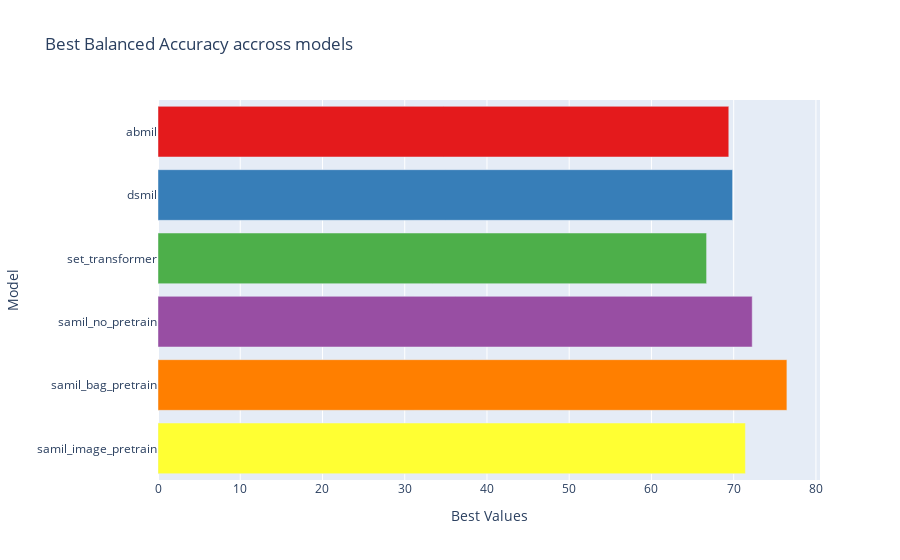
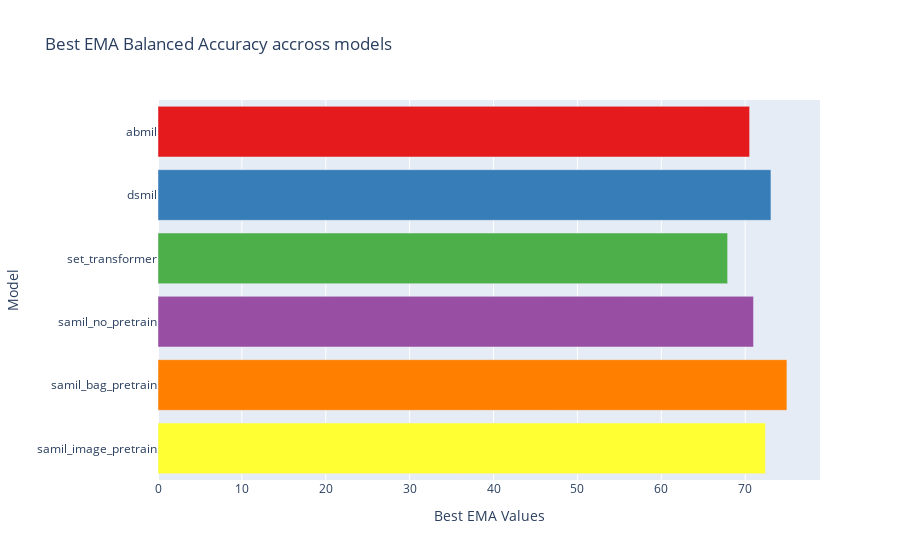

Notebook code cell kept with these figures, in order:
### Markdown cell above
| Model                | Best Val EMA Bacc | Best Val Raw Bacc | Best Test EMA Bacc | Best Test Raw Bacc | Best Train EMA Bacc | Best Train Raw Bacc | Algorithm | Hyperparameters                                 |
|----------------------|-------------------|-------------------|--------------------|--------------------|---------------------|---------------------|-----------|-------------------------------------------------|
| abmil                | 70.53             | 69.41             | 57.39              | 60.94              | 99.31               | 98.55               | Echo_MIL  | Epoch: 2000, SGD, LR: 0.0008, WD: 0.0001        |
| dsmil                | 73.07             | 69.86             | 56.55              | 56.79              | 93.37               | 95.39               | Echo_MIL  | Epoch: 2000, SGD, LR: 0.001, WD: 0.0001         |
| set_transformer      | 67.91             | 66.71             | 59.41              | 54.71              | 100.00              | 100.00              | Echo_MIL  | Epoch: 2000, SGD, LR: 0.0008, WD: 0.0001        |
| samil_no_pretrain    | 70.99             | 72.25             | 63.75              | 59.06              | 100.00              | 96.26               | Echo_MIL  | Epoch: 2000, SGD, LR: 0.0008, WD: 0.001, T: 0.1, λ: 20.0 |
| samil_bag_pretrain   | 74.97             | 76.47             | 67.08              | 67.42              | 100.00              | 99.45               | Echo_MIL  | Epoch: 2000, SGD, LR: 0.0008, WD: 0.001, T: 0.1, λ: 20.0 |
| samil_image_pretrain | 72.42             | 71.42             | 67.55              | 64.50              | 99.68               | 98.52               | Echo_MIL  | Epoch: 2000, SGD, LR: 0.0008, WD: 0.001, T: 0.1, λ: 20.0 |

### Code cell
import plotly.express as px

# Preparing data for plotting
models = list(models_data.keys())
best_val_raw_Bacc = [model['val_progression_view']['best_val_raw_Bacc'] for model in models_data.values()]
best_test_ema_Bacc_at_val = [model['val_progression_view']['best_val_ema_Bacc'] for model in models_data.values()]

# Creating a DataFrame for Plotly
import pandas as pd
df_val = pd.DataFrame({'Model': models, 'Best Values': best_val_raw_Bacc})
df_test = pd.DataFrame({'Model': models, 'Best EMA Values': best_test_ema_Bacc_at_val})

# Plotting best_val_raw_Bacc
fig_val = px.bar(df_val, x='Best Values', y='Model', orientation='h', color='Model',
                 color_discrete_sequence=px.colors.qualitative.Set1, title='Best Balanced Accuracy accross models')
fig_val.update_layout(showlegend=False)
fig_val.show()

# Plotting best_test_ema_Bacc_at_val
fig_test = px.bar(df_test, x='Best EMA Values', y='Model', orientation='h', color='Model',
                  color_discrete_sequence=px.colors.qualitative.Set1, title='Best EMA Balanced Accuracy accross models')
fig_test.update_layout(showlegend=False)
fig_test.show()

### Figure 1 — Plotly figure (JSON) as saved in the notebook; plotly's stock layout.template omitted (floating-point values rounded to 4 significant figures)
{"data": [{"alignmentgroup": "True", "hovertemplate": "Model=%{y}<br>Best Values=%{x}<extra></extra>", "legendgroup": "abmil", "marker": {"color": "rgb(228,26,28)", "pattern": {"shape": ""}}, "name": "abmil", "offsetgroup": "abmil", "orientation": "h", "showlegend": true, "textposition": "auto", "type": "bar", "x": [69.41], "xaxis": "x", "y": ["abmil"], "yaxis": "y"}, {"alignmentgroup": "True", "hovertemplate": "Model=%{y}<br>Best Values=%{x}<extra></extra>", "legendgroup": "dsmil", "marker": {"color": "rgb(55,126,184)", "pattern": {"shape": ""}}, "name": "dsmil", "offsetgroup": "dsmil", "orientation": "h", "showlegend": true, "textposition": "auto", "type": "bar", "x": [69.86], "xaxis": "x", "y": ["dsmil"], "yaxis": "y"}, {"alignmentgroup": "True", "hovertemplate": "Model=%{y}<br>Best Values=%{x}<extra></extra>", "legendgroup": "set_transformer", "marker": {"color": "rgb(77,175,74)", "pattern": {"shape": ""}}, "name": "set_transformer", "offsetgroup": "set_transformer", "orientation": "h", "showlegend": true, "textposition": "auto", "type": "bar", "x": [66.71], "xaxis": "x", "y": ["set_transformer"], "yaxis": "y"}, {"alignmentgroup": "True", "hovertemplate": "Model=%{y}<br>Best Values=%{x}<extra></extra>", "legendgroup": "samil_no_pretrain", "marker": {"color": "rgb(152,78,163)", "pattern": {"shape": ""}}, "name": "samil_no_pretrain", "offsetgroup": "samil_no_pretrain", "orientation": "h", "showlegend": true, "textposition": "auto", "type": "bar", "x": [72.25], "xaxis": "x", "y": ["samil_no_pretrain"], "yaxis": "y"}, {"alignmentgroup": "True", "hovertemplate": "Model=%{y}<br>Best Values=%{x}<extra></extra>", "legendgroup": "samil_bag_pretrain", "marker": {"color": "rgb(255,127,0)", "pattern": {"shape": ""}}, "name": "samil_bag_pretrain", "offsetgroup": "samil_bag_pretrain", "orientation": "h", "showlegend": true, "textposition": "auto", "type": "bar", "x": [76.47], "xaxis": "x", "y": ["samil_bag_pretrain"], "yaxis": "y"}, {"alignmentgroup": "True", "hovertemplate": "Model=%{y}<br>Best Values=%{x}<extra></extra>", "legendgroup": "samil_image_pretrain", "marker": {"color": "rgb(255,255,51)", "pattern": {"shape": ""}}, "name": "samil_image_pretrain", "offsetgroup": "samil_image_pretrain", "orientation": "h", "showlegend": true, "textposition": "auto", "type": "bar", "x": [71.42], "xaxis": "x", "y": ["samil_image_pretrain"], "yaxis": "y"}], "layout": {"barmode": "relative", "legend": {"title": {"text": "Model"}, "tracegroupgap": 0}, "showlegend": false, "title": {"text": "Best Balanced Accuracy accross models"}, "xaxis": {"anchor": "y", "domain": [0, 1], "title": {"text": "Best Values"}}, "yaxis": {"anchor": "x", "categoryarray": ["samil_image_pretrain", "samil_bag_pretrain", "samil_no_pretrain", "set_transformer", "dsmil", "abmil"], "categoryorder": "array", "domain": [0, 1], "title": {"text": "Model"}}}}

### Figure 2 — Plotly figure (JSON) as saved in the notebook; plotly's stock layout.template omitted (floating-point values rounded to 4 significant figures)
{"data": [{"alignmentgroup": "True", "hovertemplate": "Model=%{y}<br>Best EMA Values=%{x}<extra></extra>", "legendgroup": "abmil", "marker": {"color": "rgb(228,26,28)", "pattern": {"shape": ""}}, "name": "abmil", "offsetgroup": "abmil", "orientation": "h", "showlegend": true, "textposition": "auto", "type": "bar", "x": [70.53], "xaxis": "x", "y": ["abmil"], "yaxis": "y"}, {"alignmentgroup": "True", "hovertemplate": "Model=%{y}<br>Best EMA Values=%{x}<extra></extra>", "legendgroup": "dsmil", "marker": {"color": "rgb(55,126,184)", "pattern": {"shape": ""}}, "name": "dsmil", "offsetgroup": "dsmil", "orientation": "h", "showlegend": true, "textposition": "auto", "type": "bar", "x": [73.07], "xaxis": "x", "y": ["dsmil"], "yaxis": "y"}, {"alignmentgroup": "True", "hovertemplate": "Model=%{y}<br>Best EMA Values=%{x}<extra></extra>", "legendgroup": "set_transformer", "marker": {"color": "rgb(77,175,74)", "pattern": {"shape": ""}}, "name": "set_transformer", "offsetgroup": "set_transformer", "orientation": "h", "showlegend": true, "textposition": "auto", "type": "bar", "x": [67.91], "xaxis": "x", "y": ["set_transformer"], "yaxis": "y"}, {"alignmentgroup": "True", "hovertemplate": "Model=%{y}<br>Best EMA Values=%{x}<extra></extra>", "legendgroup": "samil_no_pretrain", "marker": {"color": "rgb(152,78,163)", "pattern": {"shape": ""}}, "name": "samil_no_pretrain", "offsetgroup": "samil_no_pretrain", "orientation": "h", "showlegend": true, "textposition": "auto", "type": "bar", "x": [70.99], "xaxis": "x", "y": ["samil_no_pretrain"], "yaxis": "y"}, {"alignmentgroup": "True", "hovertemplate": "Model=%{y}<br>Best EMA Values=%{x}<extra></extra>", "legendgroup": "samil_bag_pretrain", "marker": {"color": "rgb(255,127,0)", "pattern": {"shape": ""}}, "name": "samil_bag_pretrain", "offsetgroup": "samil_bag_pretrain", "orientation": "h", "showlegend": true, "textposition": "auto", "type": "bar", "x": [74.97], "xaxis": "x", "y": ["samil_bag_pretrain"], "yaxis": "y"}, {"alignmentgroup": "True", "hovertemplate": "Model=%{y}<br>Best EMA Values=%{x}<extra></extra>", "legendgroup": "samil_image_pretrain", "marker": {"color": "rgb(255,255,51)", "pattern": {"shape": ""}}, "name": "samil_image_pretrain", "offsetgroup": "samil_image_pretrain", "orientation": "h", "showlegend": true, "textposition": "auto", "type": "bar", "x": [72.42], "xaxis": "x", "y": ["samil_image_pretrain"], "yaxis": "y"}], "layout": {"barmode": "relative", "legend": {"title": {"text": "Model"}, "tracegroupgap": 0}, "showlegend": false, "title": {"text": "Best EMA Balanced Accuracy accross models"}, "xaxis": {"anchor": "y", "domain": [0, 1], "title": {"text": "Best EMA Values"}}, "yaxis": {"anchor": "x", "categoryarray": ["samil_image_pretrain", "samil_bag_pretrain", "samil_no_pretrain", "set_transformer", "dsmil", "abmil"], "categoryorder": "array", "domain": [0, 1], "title": {"text": "Model"}}}}
